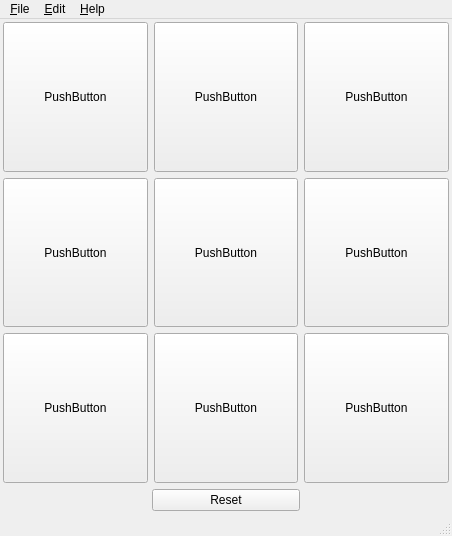
<?xml version="1.0" encoding="UTF-8"?>
<ui version="4.0">
 <class>MainWindow</class>
 <widget class="QMainWindow" name="MainWindow">
  <property name="geometry">
   <rect>
    <x>0</x>
    <y>0</y>
    <width>452</width>
    <height>536</height>
   </rect>
  </property>
  <property name="windowTitle">
   <string>TicTacToe</string>
  </property>
  <widget class="QWidget" name="centralwidget">
   <layout class="QVBoxLayout" name="verticalLayout">
    <property name="margin">
     <number>3</number>
    </property>
    <item>
     <layout class="QGridLayout" name="gridLayout">
      <item row="0" column="0">
       <widget class="QPushButton" name="button01">
        <property name="sizePolicy">
         <sizepolicy hsizetype="MinimumExpanding" vsizetype="MinimumExpanding">
          <horstretch>0</horstretch>
          <verstretch>0</verstretch>
         </sizepolicy>
        </property>
        <property name="autoFillBackground">
         <bool>true</bool>
        </property>
        <property name="text">
         <string>PushButton</string>
        </property>
       </widget>
      </item>
      <item row="0" column="1">
       <widget class="QPushButton" name="button02">
        <property name="sizePolicy">
         <sizepolicy hsizetype="MinimumExpanding" vsizetype="MinimumExpanding">
          <horstretch>0</horstretch>
          <verstretch>0</verstretch>
         </sizepolicy>
        </property>
        <property name="autoFillBackground">
         <bool>true</bool>
        </property>
        <property name="text">
         <string>PushButton</string>
        </property>
       </widget>
      </item>
      <item row="0" column="2">
       <widget class="QPushButton" name="button03">
        <property name="sizePolicy">
         <sizepolicy hsizetype="MinimumExpanding" vsizetype="MinimumExpanding">
          <horstretch>0</horstretch>
          <verstretch>0</verstretch>
         </sizepolicy>
        </property>
        <property name="autoFillBackground">
         <bool>true</bool>
        </property>
        <property name="text">
         <string>PushButton</string>
        </property>
       </widget>
      </item>
      <item row="1" column="0">
       <widget class="QPushButton" name="button04">
        <property name="sizePolicy">
         <sizepolicy hsizetype="MinimumExpanding" vsizetype="MinimumExpanding">
          <horstretch>0</horstretch>
          <verstretch>0</verstretch>
         </sizepolicy>
        </property>
        <property name="autoFillBackground">
         <bool>true</bool>
        </property>
        <property name="text">
         <string>PushButton</string>
        </property>
       </widget>
      </item>
      <item row="1" column="1">
       <widget class="QPushButton" name="button05">
        <property name="sizePolicy">
         <sizepolicy hsizetype="MinimumExpanding" vsizetype="MinimumExpanding">
          <horstretch>0</horstretch>
          <verstretch>0</verstretch>
         </sizepolicy>
        </property>
        <property name="autoFillBackground">
         <bool>true</bool>
        </property>
        <property name="text">
         <string>PushButton</string>
        </property>
       </widget>
      </item>
      <item row="1" column="2">
       <widget class="QPushButton" name="button06">
        <property name="sizePolicy">
         <sizepolicy hsizetype="MinimumExpanding" vsizetype="MinimumExpanding">
          <horstretch>0</horstretch>
          <verstretch>0</verstretch>
         </sizepolicy>
        </property>
        <property name="autoFillBackground">
         <bool>true</bool>
        </property>
        <property name="text">
         <string>PushButton</string>
        </property>
       </widget>
      </item>
      <item row="2" column="0">
       <widget class="QPushButton" name="button07">
        <property name="sizePolicy">
         <sizepolicy hsizetype="MinimumExpanding" vsizetype="MinimumExpanding">
          <horstretch>0</horstretch>
          <verstretch>0</verstretch>
         </sizepolicy>
        </property>
        <property name="autoFillBackground">
         <bool>true</bool>
        </property>
        <property name="text">
         <string>PushButton</string>
        </property>
       </widget>
      </item>
      <item row="2" column="1">
       <widget class="QPushButton" name="button08">
        <property name="sizePolicy">
         <sizepolicy hsizetype="MinimumExpanding" vsizetype="MinimumExpanding">
          <horstretch>0</horstretch>
          <verstretch>0</verstretch>
         </sizepolicy>
        </property>
        <property name="autoFillBackground">
         <bool>true</bool>
        </property>
        <property name="text">
         <string>PushButton</string>
        </property>
       </widget>
      </item>
      <item row="2" column="2">
       <widget class="QPushButton" name="button09">
        <property name="sizePolicy">
         <sizepolicy hsizetype="MinimumExpanding" vsizetype="MinimumExpanding">
          <horstretch>0</horstretch>
          <verstretch>0</verstretch>
         </sizepolicy>
        </property>
        <property name="autoFillBackground">
         <bool>true</bool>
        </property>
        <property name="text">
         <string>PushButton</string>
        </property>
       </widget>
      </item>
     </layout>
    </item>
    <item>
     <layout class="QHBoxLayout" name="horizontalLayout">
      <item>
       <spacer name="horizontalSpacer">
        <property name="orientation">
         <enum>Qt::Horizontal</enum>
        </property>
        <property name="sizeHint" stdset="0">
         <size>
          <width>40</width>
          <height>20</height>
         </size>
        </property>
       </spacer>
      </item>
      <item>
       <widget class="QSplitter" name="splitter">
        <property name="orientation">
         <enum>Qt::Horizontal</enum>
        </property>
        <widget class="QPushButton" name="reset_button">
         <property name="text">
          <string>Reset</string>
         </property>
        </widget>
       </widget>
      </item>
      <item>
       <spacer name="horizontalSpacer_2">
        <property name="orientation">
         <enum>Qt::Horizontal</enum>
        </property>
        <property name="sizeHint" stdset="0">
         <size>
          <width>40</width>
          <height>20</height>
         </size>
        </property>
       </spacer>
      </item>
     </layout>
    </item>
   </layout>
  </widget>
  <widget class="QMenuBar" name="menubar">
   <property name="geometry">
    <rect>
     <x>0</x>
     <y>0</y>
     <width>452</width>
     <height>22</height>
    </rect>
   </property>
   <widget class="QMenu" name="menu_Help">
    <property name="title">
     <string>&amp;Help</string>
    </property>
    <addaction name="action_about"/>
    <addaction name="action_about_qt"/>
   </widget>
   <widget class="QMenu" name="menu_datei">
    <property name="title">
     <string>&amp;File</string>
    </property>
    <addaction name="action_schliessen"/>
   </widget>
   <widget class="QMenu" name="menu_Edit">
    <property name="title">
     <string>&amp;Edit</string>
    </property>
    <addaction name="action_rueckgaengig"/>
    <addaction name="action_wiederholen"/>
   </widget>
   <addaction name="menu_datei"/>
   <addaction name="menu_Edit"/>
   <addaction name="menu_Help"/>
  </widget>
  <widget class="QStatusBar" name="statusbar"/>
  <action name="action_about">
   <property name="text">
    <string>About TicTacToe</string>
   </property>
  </action>
  <action name="action_about_qt">
   <property name="text">
    <string>About QT</string>
   </property>
  </action>
  <action name="action_schliessen">
   <property name="text">
    <string>Close</string>
   </property>
  </action>
  <action name="action_rueckgaengig">
   <property name="text">
    <string>Undo</string>
   </property>
  </action>
  <action name="action_wiederholen">
   <property name="text">
    <string>Redo</string>
   </property>
  </action>
 </widget>
 <resources>
  <include location="resourcen.qrc"/>
 </resources>
 <connections/>
</ui>
